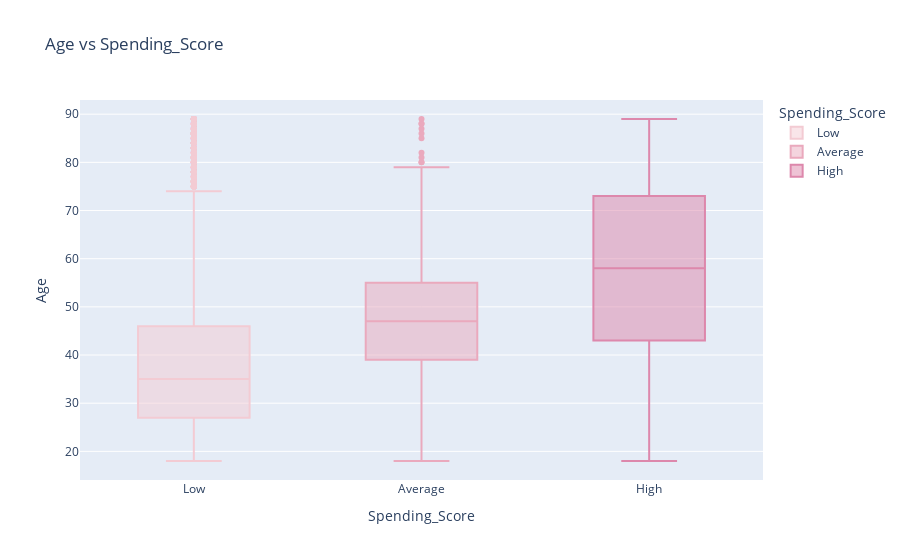
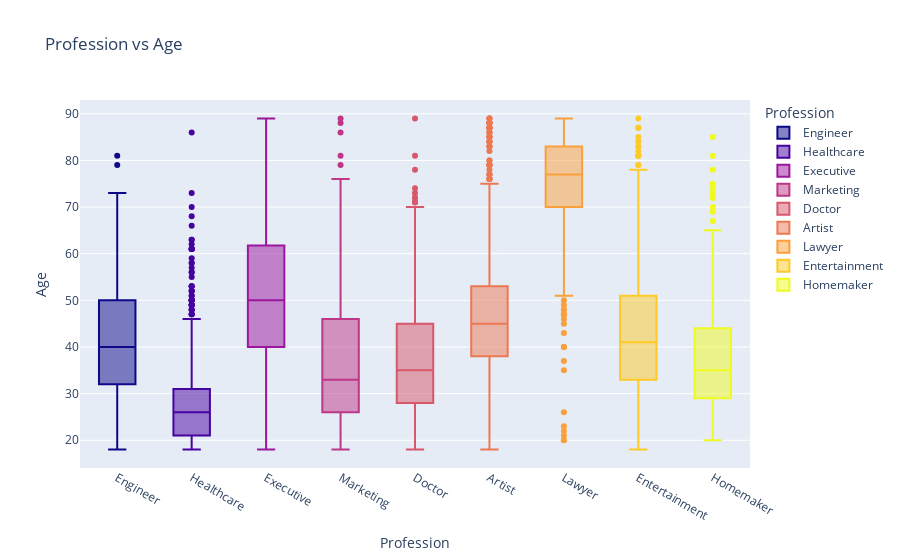
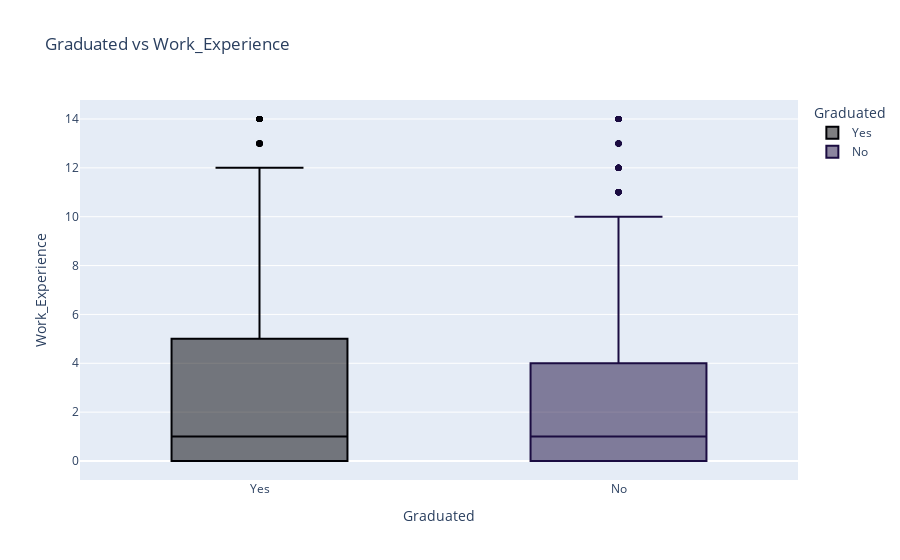
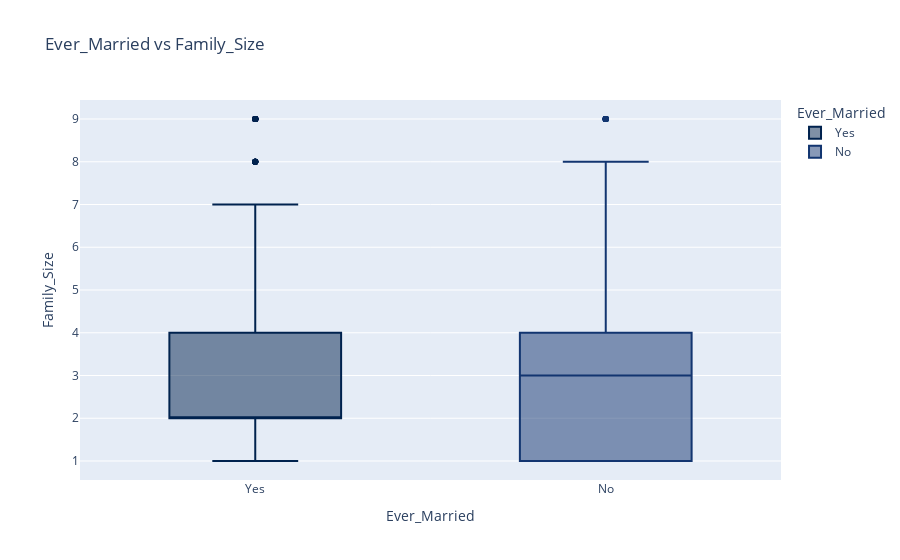

The notebook cell these images were saved under, in order:
### Markdown cell above
Agora vamos partir para análise entre algumas variáveis:

### Code cell
#Lista de features e seus respectivos títulos
bivariate_features = [
    ('Spending_Score', 'Age', 'Age vs Spending_Score','Magenta'),
    ('Profession', 'Age', 'Profession vs Age','Plasma'),
    ('Graduated', 'Work_Experience', 'Graduated vs Work_Experience','Inferno'),
    ('Ever_Married', 'Family_Size', 'Ever_Married vs Family_Size','Cividis')
]

#Lista vazia para adicionar os plots
plots = []

#Criando os plots
for x, y, title, color_sequence in bivariate_features:
    fig = px.box(client, x=x, y=y, title=title, color=x, color_discrete_sequence=px.colors.sequential.__getattribute__(color_sequence))
    plots.append(fig)

#Mostrando os plots
for fig in plots:
    fig.show()

### Figure 1 — Plotly figure (JSON) as saved in the notebook; plotly's stock layout.template omitted (floating-point values rounded to 4 significant figures; data arrays with more than 128 entries replaced by an {"elided": "..."} marker saying what was removed)
{"data": [{"alignmentgroup": "True", "hovertemplate": "Spending_Score=%{x}<br>Age=%{y}<extra></extra>", "legendgroup": "Low", "marker": {"color": "rgb(243, 203, 211)"}, "name": "Low", "notched": false, "offsetgroup": "Low", "orientation": "v", "showlegend": true, "type": "box", "x": {"elided": "6494 str values"}, "x0": " ", "xaxis": "x", "y": {"elided": "6494 int values"}, "y0": " ", "yaxis": "y"}, {"alignmentgroup": "True", "hovertemplate": "Spending_Score=%{x}<br>Age=%{y}<extra></extra>", "legendgroup": "Average", "marker": {"color": "rgb(234, 169, 189)"}, "name": "Average", "notched": false, "offsetgroup": "Average", "orientation": "v", "showlegend": true, "type": "box", "x": {"elided": "2599 str values"}, "x0": " ", "xaxis": "x", "y": {"elided": "2599 int values"}, "y0": " ", "yaxis": "y"}, {"alignmentgroup": "True", "hovertemplate": "Spending_Score=%{x}<br>Age=%{y}<extra></extra>", "legendgroup": "High", "marker": {"color": "rgb(221, 136, 172)"}, "name": "High", "notched": false, "offsetgroup": "High", "orientation": "v", "showlegend": true, "type": "box", "x": {"elided": "1602 str values"}, "x0": " ", "xaxis": "x", "y": {"elided": "1602 int values"}, "y0": " ", "yaxis": "y"}], "layout": {"boxmode": "overlay", "legend": {"title": {"text": "Spending_Score"}, "tracegroupgap": 0}, "title": {"text": "Age vs Spending_Score"}, "xaxis": {"anchor": "y", "categoryarray": ["Low", "Average", "High"], "categoryorder": "array", "domain": [0, 1], "title": {"text": "Spending_Score"}}, "yaxis": {"anchor": "x", "domain": [0, 1], "title": {"text": "Age"}}}}

### Figure 2 — Plotly figure (JSON) as saved in the notebook; plotly's stock layout.template omitted (floating-point values rounded to 4 significant figures; data arrays with more than 128 entries replaced by an {"elided": "..."} marker saying what was removed)
{"data": [{"alignmentgroup": "True", "hovertemplate": "Profession=%{x}<br>Age=%{y}<extra></extra>", "legendgroup": "Engineer", "marker": {"color": "#0d0887"}, "name": "Engineer", "notched": false, "offsetgroup": "Engineer", "orientation": "v", "showlegend": true, "type": "box", "x": {"elided": "935 str values"}, "x0": " ", "xaxis": "x", "y": {"elided": "935 int values"}, "y0": " ", "yaxis": "y"}, {"alignmentgroup": "True", "hovertemplate": "Profession=%{x}<br>Age=%{y}<extra></extra>", "legendgroup": "Healthcare", "marker": {"color": "#46039f"}, "name": "Healthcare", "notched": false, "offsetgroup": "Healthcare", "orientation": "v", "showlegend": true, "type": "box", "x": {"elided": "1750 str values"}, "x0": " ", "xaxis": "x", "y": {"elided": "1750 int values"}, "y0": " ", "yaxis": "y"}, {"alignmentgroup": "True", "hovertemplate": "Profession=%{x}<br>Age=%{y}<extra></extra>", "legendgroup": "Executive", "marker": {"color": "#9c179e"}, "name": "Executive", "notched": false, "offsetgroup": "Executive", "orientation": "v", "showlegend": true, "type": "box", "x": {"elided": "775 str values"}, "x0": " ", "xaxis": "x", "y": {"elided": "775 int values"}, "y0": " ", "yaxis": "y"}, {"alignmentgroup": "True", "hovertemplate": "Profession=%{x}<br>Age=%{y}<extra></extra>", "legendgroup": "Marketing", "marker": {"color": "#bd3786"}, "name": "Marketing", "notched": false, "offsetgroup": "Marketing", "orientation": "v", "showlegend": true, "type": "box", "x": {"elided": "403 str values"}, "x0": " ", "xaxis": "x", "y": {"elided": "403 int values"}, "y0": " ", "yaxis": "y"}, {"alignmentgroup": "True", "hovertemplate": "Profession=%{x}<br>Age=%{y}<extra></extra>", "legendgroup": "Doctor", "marker": {"color": "#d8576b"}, "name": "Doctor", "notched": false, "offsetgroup": "Doctor", "orientation": "v", "showlegend": true, "type": "box", "x": {"elided": "930 str values"}, "x0": " ", "xaxis": "x", "y": {"elided": "930 int values"}, "y0": " ", "yaxis": "y"}, {"alignmentgroup": "True", "hovertemplate": "Profession=%{x}<br>Age=%{y}<extra></extra>", "legendgroup": "Artist", "marker": {"color": "#ed7953"}, "name": "Artist", "notched": false, "offsetgroup": "Artist", "orientation": "v", "showlegend": true, "type": "box", "x": {"elided": "3318 str values"}, "x0": " ", "xaxis": "x", "y": {"elided": "3318 int values"}, "y0": " ", "yaxis": "y"}, {"alignmentgroup": "True", "hovertemplate": "Profession=%{x}<br>Age=%{y}<extra></extra>", "legendgroup": "Lawyer", "marker": {"color": "#fb9f3a"}, "name": "Lawyer", "notched": false, "offsetgroup": "Lawyer", "orientation": "v", "showlegend": true, "type": "box", "x": {"elided": "844 str values"}, "x0": " ", "xaxis": "x", "y": {"elided": "844 int values"}, "y0": " ", "yaxis": "y"}, {"alignmentgroup": "True", "hovertemplate": "Profession=%{x}<br>Age=%{y}<extra></extra>", "legendgroup": "Entertainment", "marker": {"color": "#fdca26"}, "name": "Entertainment", "notched": false, "offsetgroup": "Entertainment", "orientation": "v", "showlegend": true, "type": "box", "x": {"elided": "1250 str values"}, "x0": " ", "xaxis": "x", "y": {"elided": "1250 int values"}, "y0": " ", "yaxis": "y"}, {"alignmentgroup": "True", "hovertemplate": "Profession=%{x}<br>Age=%{y}<extra></extra>", "legendgroup": "Homemaker", "marker": {"color": "#f0f921"}, "name": "Homemaker", "notched": false, "offsetgroup": "Homemaker", "orientation": "v", "showlegend": true, "type": "box", "x": {"elided": "328 str values"}, "x0": " ", "xaxis": "x", "y": {"elided": "328 int values"}, "y0": " ", "yaxis": "y"}], "layout": {"boxmode": "overlay", "legend": {"title": {"text": "Profession"}, "tracegroupgap": 0}, "title": {"text": "Profession vs Age"}, "xaxis": {"anchor": "y", "categoryarray": ["Engineer", "Healthcare", null, "Executive", "Marketing", "Doctor", "Artist", "Lawyer", "Entertainment", "Homemaker"], "categoryorder": "array", "domain": [0, 1], "title": {"text": "Profession"}}, "yaxis": {"anchor": "x", "domain": [0, 1], "title": {"text": "Age"}}}}

### Figure 3 — Plotly figure (JSON) as saved in the notebook; plotly's stock layout.template omitted (floating-point values rounded to 4 significant figures; data arrays with more than 128 entries replaced by an {"elided": "..."} marker saying what was removed)
{"data": [{"alignmentgroup": "True", "hovertemplate": "Graduated=%{x}<br>Work_Experience=%{y}<extra></extra>", "legendgroup": "Yes", "marker": {"color": "#000004"}, "name": "Yes", "notched": false, "offsetgroup": "Yes", "orientation": "v", "showlegend": true, "type": "box", "x": {"elided": "6570 str values"}, "x0": " ", "xaxis": "x", "y": {"elided": "6570 int values"}, "y0": " ", "yaxis": "y"}, {"alignmentgroup": "True", "hovertemplate": "Graduated=%{x}<br>Work_Experience=%{y}<extra></extra>", "legendgroup": "No", "marker": {"color": "#1b0c41"}, "name": "No", "notched": false, "offsetgroup": "No", "orientation": "v", "showlegend": true, "type": "box", "x": {"elided": "4023 str values"}, "x0": " ", "xaxis": "x", "y": {"elided": "4023 int values"}, "y0": " ", "yaxis": "y"}], "layout": {"boxmode": "overlay", "legend": {"title": {"text": "Graduated"}, "tracegroupgap": 0}, "title": {"text": "Graduated vs Work_Experience"}, "xaxis": {"anchor": "y", "categoryarray": ["Yes", "No", null], "categoryorder": "array", "domain": [0, 1], "title": {"text": "Graduated"}}, "yaxis": {"anchor": "x", "domain": [0, 1], "title": {"text": "Work_Experience"}}}}

### Figure 4 — Plotly figure (JSON) as saved in the notebook; plotly's stock layout.template omitted (floating-point values rounded to 4 significant figures; data arrays with more than 128 entries replaced by an {"elided": "..."} marker saying what was removed)
{"data": [{"alignmentgroup": "True", "hovertemplate": "Ever_Married=%{x}<br>Family_Size=%{y}<extra></extra>", "legendgroup": "Yes", "marker": {"color": "#00224e"}, "name": "Yes", "notched": false, "offsetgroup": "Yes", "orientation": "v", "showlegend": true, "type": "box", "x": {"elided": "6163 str values"}, "x0": " ", "xaxis": "x", "y": {"elided": "6163 int values"}, "y0": " ", "yaxis": "y"}, {"alignmentgroup": "True", "hovertemplate": "Ever_Married=%{x}<br>Family_Size=%{y}<extra></extra>", "legendgroup": "No", "marker": {"color": "#123570"}, "name": "No", "notched": false, "offsetgroup": "No", "orientation": "v", "showlegend": true, "type": "box", "x": {"elided": "4342 str values"}, "x0": " ", "xaxis": "x", "y": {"elided": "4342 int values"}, "y0": " ", "yaxis": "y"}], "layout": {"boxmode": "overlay", "legend": {"title": {"text": "Ever_Married"}, "tracegroupgap": 0}, "title": {"text": "Ever_Married vs Family_Size"}, "xaxis": {"anchor": "y", "categoryarray": ["Yes", "No", null], "categoryorder": "array", "domain": [0, 1], "title": {"text": "Ever_Married"}}, "yaxis": {"anchor": "x", "domain": [0, 1], "title": {"text": "Family_Size"}}}}
